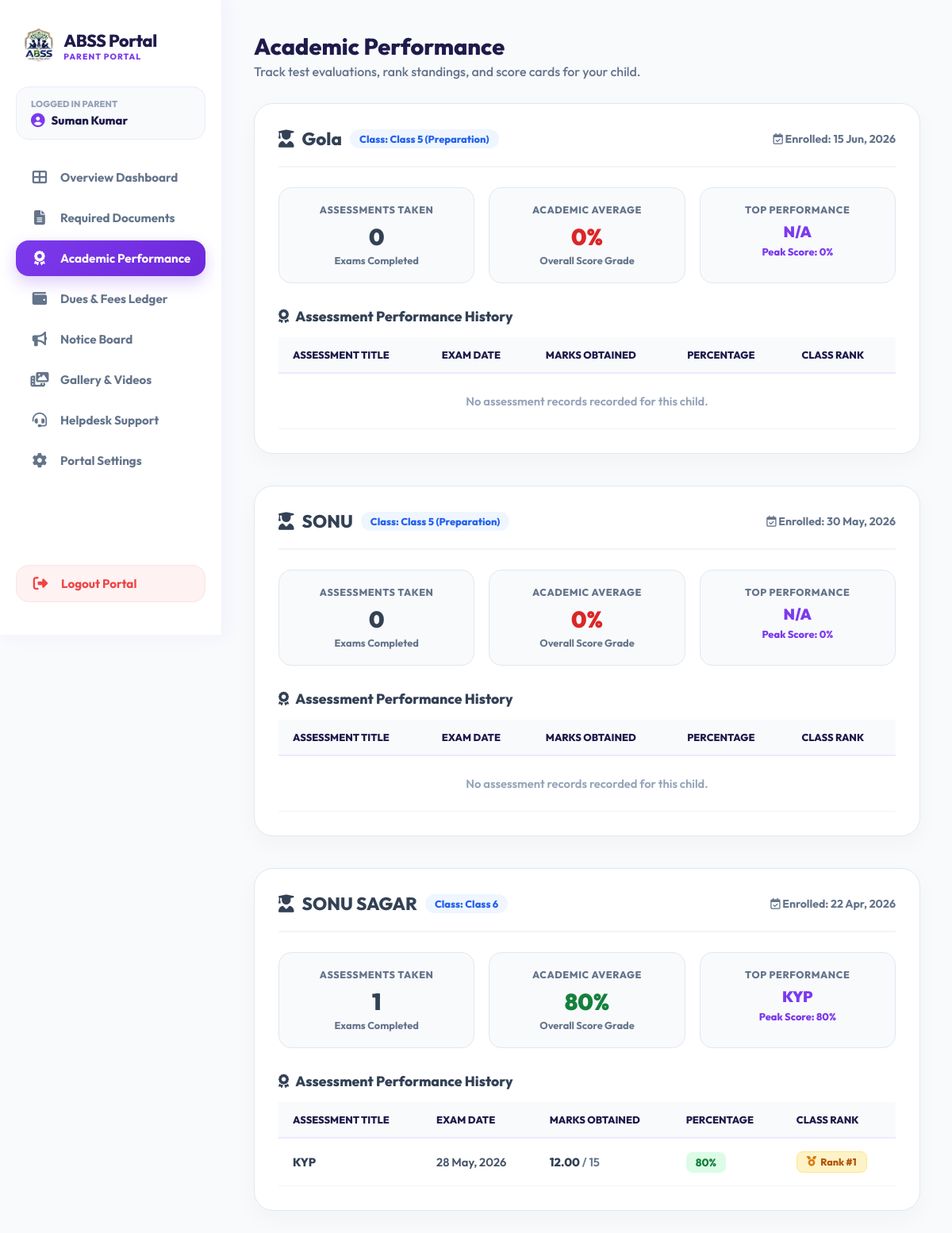
Page /parent/results.php (signed in) on the committed database.
### tables this page shows
CREATE TABLE `students` (
  `id` int(11) NOT NULL,
  `reg_no` varchar(20) DEFAULT NULL,
  `student_photo` varchar(255) DEFAULT NULL,
  `parent_id` int(11) DEFAULT NULL,
  `name` varchar(100) NOT NULL,
  `parent_name` varchar(100) DEFAULT NULL,
  `phone` varchar(15) DEFAULT NULL,
  `target_school` varchar(100) DEFAULT NULL,
  `class_admitted` varchar(50) DEFAULT NULL,
  `scholar_mode` varchar(50) DEFAULT 'Day Scholar',
  `monthly_discount` decimal(10,2) DEFAULT 0.00,
  `base_fee` decimal(10,2) DEFAULT 0.00,
  `last_billed_date` date DEFAULT NULL,
  `admission_date` date DEFAULT NULL,
  `status` enum('active','inactive','graduated') DEFAULT 'active',
  `created_at` timestamp NOT NULL DEFAULT current_timestamp(),
  `photo` varchar(255) DEFAULT NULL,
  `dob` date DEFAULT NULL,
  `gender` enum('Male','Female','Other') DEFAULT NULL,
  `home_address` text DEFAULT NULL,
  `city` varchar(100) DEFAULT NULL,
  `state` varchar(100) DEFAULT NULL,
  `zip_code` varchar(10) DEFAULT NULL,
  `prev_school` varchar(255) DEFAULT NULL,
  `guardian_relationship` varchar(50) DEFAULT NULL,
  `guardian_email` varchar(150) DEFAULT NULL,
  `guardian_address` text DEFAULT NULL,
  `emergency_contact_name` varchar(150) DEFAULT NULL,
  `emergency_relationship` varchar(50) DEFAULT NULL,
  `emergency_phone` varchar(20) DEFAULT NULL,
  `has_allergies` tinyint(1) DEFAULT 0,
  `allergies_detail` text DEFAULT NULL,
  `has_medical_condition` tinyint(1) DEFAULT 0,
  `medical_condition_detail` text DEFAULT NULL,
  `physician_name` varchar(150) DEFAULT NULL,
  `physician_phone` varchar(20) DEFAULT NULL,
  `insurance_provider` varchar(150) DEFAULT NULL,
  `insurance_policy` varchar(100) DEFAULT NULL
);

CREATE TABLE `results` (
  `id` int(11) NOT NULL,
  `student_id` int(11) NOT NULL,
  `exam_name` varchar(100) NOT NULL,
  `score` decimal(5,2) DEFAULT NULL,
  `total_marks` int(11) DEFAULT NULL,
  `rank` int(11) DEFAULT NULL,
  `exam_date` date DEFAULT NULL,
  `created_at` timestamp NOT NULL DEFAULT current_timestamp()
);

### parent/results.php (the view, shortened to what this page needs)
<?php
require_once 'includes/auth.php';
$pid = (int)$_SESSION['parent_id'];
$children_query = $conn->prepare("SELECT * FROM students WHERE parent_id = ? AND status = 'active' ORDER BY name ASC");
$children_query->bind_param("i", $pid);
$children_query->execute();
$children_res = $children_query->get_result();
$children = [];
while ($c = $children_res->fetch_assoc()) {
    $children[] = $c;
}
?>
<!DOCTYPE html>
<html lang="en">
<head>
    <?php include 'includes/head_css.php'; ?>
</head>
<body>
    <?php include 'includes/sidebar.php'; ?>
    <main class="main-content">
        <header class="page-header" style="margin-bottom: 30px;">
            <h1 style="font-size: 1.8rem; margin-bottom: 4px;">Academic Performance</h1>
            <p style="margin: 0;">Track test evaluations, rank standings, and score cards for your child.</p>
        </header>
        <?php if (empty($children)): ?>
            <div class="portal-card" style="text-align: center; padding: 60px 20px;">
                <i class="fas fa-users-slash" style="font-size: 3.5rem; color: #94a3b8; margin-bottom: 20px;"></i>
                <h2>No Students Linked</h2>
                <p>Please contact the school office to link your student accounts.</p>
            </div>
        <?php else: ?>
            <?php foreach ($children as $child): ?>
                <?php
                $sid = (int)$child['id'];
                $res_query = $conn->query("
                    SELECT * FROM results
                    WHERE student_id = $sid
                    ORDER BY exam_date DESC
                ");
                $results = [];
                $total_tests = 0;
                $sum_percent = 0;
                $best_score = 0;
                $best_exam = 'N/A';
                if ($res_query) {
                    while ($r = $res_query->fetch_assoc()) {
                        $results[] = $r;
                        $total_tests++;
                        $pct = ($r['score'] / $r['total_marks']) * 100;
                        $sum_percent += $pct;
                        if ($pct > $best_score) {
                            $best_score = $pct;
                            $best_exam = $r['exam_name'];
                        }
                    }
                }
                $avg_percent = $total_tests > 0 ? round($sum_percent / $total_tests, 1) : 0;
                ?>
                <div class="child-section">
                    <div class="student-header-banner">
                        <h2 style="margin:0; font-size:1.4rem; color:var(--portal-dark); display:flex; align-items:center; gap:10px; flex-wrap:wrap;">
                            <i class="fas fa-user-graduate" style="color:var(--portal-blue);"></i>
                            <?php echo htmlspecialchars($child['name']); ?>
                            <span style="font-size:0.8rem; font-weight:800; color:#2563eb; background:#eff6ff; padding:4px 12px; border-radius:50px;">Class: <?php echo htmlspecialchars($child['class_admitted']); ?></span>
                        </h2>
                        <span style="font-weight:700; color:#64748b; font-size:0.88rem;"><i class="far fa-calendar-check"></i> Enrolled: <?php echo date('d M, Y', strtotime($child['admission_date'])); ?></span>
                    </div>
                    <div class="performance-overview">
                        <div class="perf-card">
                            <h4>Assessments Taken</h4>
                            <div class="value" style="color:var(--portal-blue);"><?php echo $total_tests; ?></div>
                            <div class="sub-val">Exams Completed</div>
                        </div>
                        <div class="perf-card">
                            <h4>Academic Average</h4>
                            <div class="value" style="color:<?php echo $avg_percent >= 60 ? '#15803d' : ($avg_percent >= 40 ? '#d97706' : '#dc2626'); ?>;"><?php echo $avg_percent; ?>%</div>
                            <div class="sub-val">Overall Score Grade</div>
                        </div>
                        <div class="perf-card">
                            <h4>Top Performance</h4>
                            <div class="value" style="font-size:1.2rem; color:#7c3aed; line-height:1.3; overflow:hidden; text-overflow:ellipsis; white-space:nowrap;"><?php echo htmlspecialchars($best_exam); ?></div>
                            <div class="sub-val" style="color:#7c3aed; font-weight:800;">Peak Score: <?php echo round($best_score, 1); ?>%</div>
                        </div>
                    </div>
                    <h3 style="font-size:1.1rem; margin-bottom:15px; color:var(--portal-dark); display:flex; align-items:center; gap:8px;">
                        <i class="fas fa-award" style="color:var(--portal-blue);"></i> Assessment Performance History
                    </h3>
                    <div class="desktop-table-view portal-table-container">
                        <table>
                            <thead>
                                <tr>
                                    <th>Assessment Title</th>
                                    <th>Exam Date</th>
                                    <th>Marks Obtained</th>
                                    <th>Percentage</th>
                                    <th>Class Rank</th>
                                </tr>
                            </thead>
                            <tbody>
                                <?php if (empty($results)): ?>
                                    <tr>
                                        <td colspan="5" style="text-align:center; color:#94a3b8; padding: 25px;">No assessment records recorded for this child.</td>
                                    </tr>
                                <?php else: ?>
                                    <?php foreach ($results as $res): ?>
                                        <?php
                                        $percent = round(($res['score'] / $res['total_marks']) * 100, 1);
                                        $bg_color = $percent >= 60 ? '#dcfce7' : ($percent >= 40 ? '#fef3c7' : '#fee2e2');
                                        $text_color = $percent >= 60 ? '#15803d' : ($percent >= 40 ? '#b45309' : '#dc2626');
                                        ?>
                                        <tr>
                                            <td style="color:var(--portal-dark); font-weight:800;"><?php echo htmlspecialchars($res['exam_name']); ?></td>
                                            <td><?php echo date('d M, Y', strtotime($res['exam_date'])); ?></td>
                                            <td style="font-weight:800; color:var(--portal-dark);"><?php echo $res['score']; ?> <span style="font-weight:600; color:#64748b;">/ <?php echo $res['total_marks']; ?></span></td>
                                            <td>
                                                <span class="score-pill" style="background:<?php echo $bg_color; ?>; color:<?php echo $text_color; ?>;">
                                                    <?php echo $percent; ?>%
                                                </span>
                                            </td>
                                            <td>
                                                <?php if ($res['rank']): ?>
                                                    <span class="badge-rank"><i class="fas fa-medal" style="color:#d97706;"></i> Rank #<?php echo $res['rank']; ?></span>
                                                <?php else: ?>
                                                    <span style="color:#94a3b8; font-size:0.85rem;">-</span>
                                                <?php endif; ?>
                                            </td>
                                        </tr>
                                    <?php endforeach; ?>
                                <?php endif; ?>
                            </tbody>
                        </table>
                    </div>
                </div>
            <?php endforeach; ?>
        <?php endif; ?>
    </main>
</body>
</html>

### parent/includes/head_css.php (style rules this page uses)
:root { --portal-purple: #7c3aed; --portal-purple-dark: #6d28d9; --portal-indigo: #1e1b4b; --portal-accent: #f5f3ff; --sidebar-width: 280px; --bg-main: #f8fafc; --card-border: #ede9fe; --radius-lg: 24px; --radius-md: 16px; --radius-sm: 12px; }
* { box-sizing: border-box; }
body { background: var(--bg-main); color: #334155; font-family: 'Outfit', sans-serif; display: flex; min-height: 100vh; overflow-x: hidden; margin: 0; }
.main-content { margin-left: var(--sidebar-width); flex: 1; padding: 40px; box-sizing: border-box; max-width: 1400px; }
h1, h2, h3, h4 { font-family: 'Outfit', sans-serif; font-weight: 800; color: var(--portal-indigo); margin-top: 0; }
p { color: #64748b; font-weight: 500; }
table { width: 100%; border-collapse: collapse; text-align: left; }
th { padding: 14px 18px; color: var(--portal-indigo); font-weight: 800; font-size: 0.8rem; text-transform: uppercase; background: #f8fafc; border-bottom: 2px solid #ede9fe; }
td { padding: 16px 18px; border-bottom: 1px solid #f1f5f9; color: #475569; font-weight: 600; font-size: 0.92rem; }

### parent/results.php (style rules this page uses)
.child-section { margin-bottom: 40px; background: #ffffff; padding: 30px; border-radius: var(--radius-lg); box-shadow: 0 10px 30px rgba(0,0,0,0.03); border: 1px solid #e2e8f0; }
.student-header-banner { border-bottom: 2px solid #f1f5f9; padding-bottom: 20px; margin-bottom: 25px; display: flex; align-items: center; justify-content: space-between; flex-wrap: wrap; gap: 15px; }
.performance-overview { display: grid; grid-template-columns: repeat(auto-fit, minmax(200px, 1fr)); gap: 18px; margin-bottom: 30px; }
.perf-card { background: #f8fafc; border-radius: 16px; padding: 20px; text-align: center; border: 1px solid #e2e8f0; }
.perf-card h4 { margin: 0 0 8px 0; color: #64748b; font-size: 0.78rem; text-transform: uppercase; font-weight: 800; letter-spacing: 0.05em; }
.perf-card .value { font-size: 1.8rem; font-weight: 900; color: var(--portal-dark); }
.perf-card .sub-val { font-size: 0.8rem; color: #64748b; font-weight: 700; margin-top: 4px; }
.badge-rank { background: #fef3c7; color: #b45309; font-weight: 800; padding: 5px 12px; border-radius: 8px; font-size: 0.78rem; display: inline-flex; align-items: center; gap: 5px; border: 1px solid #fde68a; }
.score-pill { padding: 4px 12px; border-radius: 8px; font-weight: 800; font-size: 0.85rem; display: inline-block; }
@media (min-width: 641px) { .desktop-table-view { display: block !important; } }

### rows in the picture
students: name "Gola", class_admitted "Class 5 (Preparation)", admission_date "15 Jun, 2026", total_tests "0", avg_percent "0", best_exam "N/A", best_score "0", shows "No assessment records recorded for this child."
students: name "SONU", class_admitted "Class 5 (Preparation)", admission_date "30 May, 2026", total_tests "0", avg_percent "0", best_exam "N/A", best_score "0", shows "No assessment records recorded for this child."
students: name "SONU SAGAR", class_admitted "Class 6", admission_date "22 Apr, 2026", total_tests "1", avg_percent "80", results.exam_name "KYP", results.score+total_marks "80"
results: exam_name "KYP", exam_date "28 May, 2026", score "12.00", total_marks "15", percent "80", rank "1"

### other values in the picture
$_SESSION['parent_name'] "Suman Kumar"
